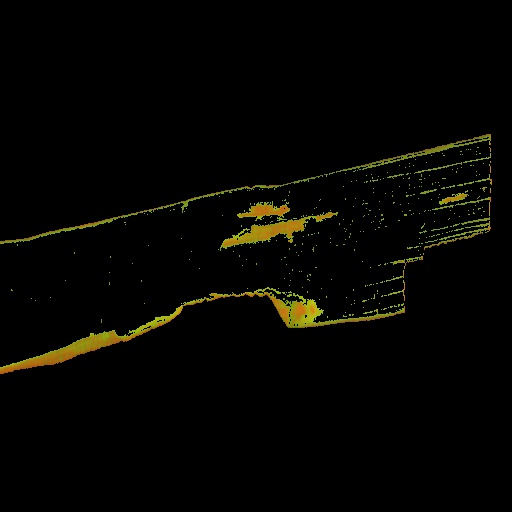
#> input picture Leaf disease/Bacterial_leaf_blight_seg/(disease)DSC_0365.JPG, 512 x 512 px, given as the content of the folder Leaf disease/Bacterial_leaf_blight_seg/(disease)DSC_0365.JPG, which was not available
$ python -i demo_data.py   (imports and definitions only)   (older library calls are emulated)
#> lines starting #> are read from the running program, lines starting #| are printed output that depends on the picture; pictures that were not available may be replaced by others from this repository, and a replacement may not be noted
import os
from typing import List

import cv2
import numpy as np
from sklearn.cluster import KMeans
from skimage.feature import greycomatrix, greycoprops
import logging
from tqdm import tqdm
import pandas as pd

# [1 line not run here, left out]

seg_folder: List[str] = ["Bacterial_leaf_blight_seg", "Brown_spot_seg", "leaf_smut_seg"]


class Data(object):
    def __init__(self, path):
        """
        Initialization
        :param path:
        """
        self.path = path
        self.contrast = []
        self.dissimilarity = []
        self.homogeneity = []
        self.ASM = []
        self.energy = []
        self.data = {}

    def rgb_to_hsv(self, image):
        """
        Takes an RGB Image and converts it into HSV Image
        :param image:
        :return HSV Image:
        """
        return cv2.cvtColor(image, cv2.COLOR_BGR2HSV)

    # [57 lines left out: functions seperate_cluster, glcm, not called in this run]

    # TODO: Try different classification techniques

    def recreate_image(self, codebook, labels, w, h):
        """Recreate the (compressed) image from the code book & labels"""
        d = codebook.shape[1]
        image = np.zeros((w, h, d))
        label_idx = 0
        for i in range(w):
            for j in range(h):
                image[i][j] = codebook[labels[label_idx]]
                label_idx += 1
        cv2.imshow("image", image)
        cv2.waitKey(0)
        exit(0)
        return image

    def segment_and_store(self):
        """
        Segments the image and stores it in corresponding directory
        """
        for i, folder in enumerate(os.listdir(self.path)):
            print(folder)
            for file in tqdm(os.listdir(os.path.join(self.path, folder))):

                if os.path.exists(
                    os.path.join(self.path, seg_folder[i] + f"\\(disease){file}")
                ) or folder.endswith("seg"):
                    logging.info("[Segmented Image Already Exists] in " + f"{folder}")
                else:
                    print(os.path.join(self.path, folder + f"\\{file}"))
                    image = cv2.imread(
                        os.path.join(self.path, folder + f"\\{file}")
                    ).astype("uint8")
#> image is the input picture: shape (512, 512, 3); mean B, G, R 1.8, 4.8, 5.1
                    image = cv2.resize(image, (512, 512))
                    # image = image.reshape((-1, 3))

                    hsv_image = self.rgb_to_hsv(image).reshape(
                        (-1, 3)
                    )  # TODO: Handle image conversion to hsv errors
#> in rgb_to_hsv, `return cv2.cvtColor(image, cv2.COLOR_BGR2HSV)`: returned value: shape (512, 512, 3); mean H, S, V 10.5, 38.9, 5.6
                    kmeans = KMeans(n_clusters=4, random_state=0).fit(
                        hsv_image
                    )  # TODO: KMeans Elbow method and #
                    # Dendrogram
                    w, h, d = tuple(image.shape)
#> w = 512; h = 512; d = 3
                    self.recreate_image(kmeans.cluster_centers_, kmeans.labels_, w, h)
#> after the loop in recreate_image, `for i in range(w):`:
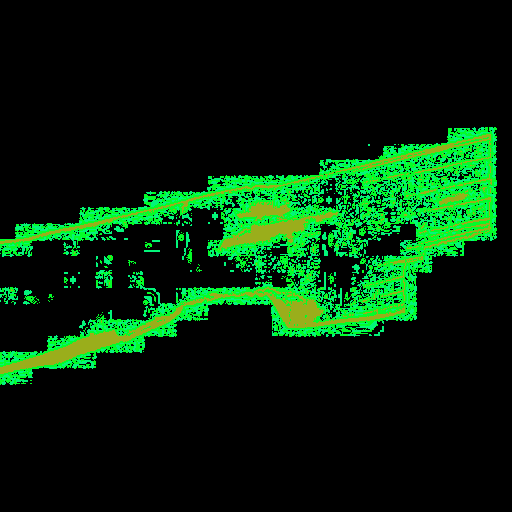
#> image: shape (512, 512, 3) float64; mean of channels 0, 1, 2 10.5, 38.9, 5.6; drawn as B, G, R
#> in recreate_image, `cv2.imshow("image", image)`:
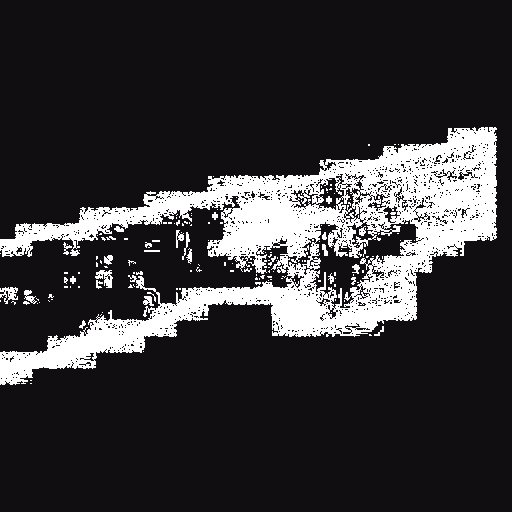
#> window 'image': shape (512, 512, 3); mean B, G, R 55.4, 53.7, 55.4
                    print(kmeans.labels_)
                    segmented_image = self.seperate_cluster(
                        hsv_image.reshape(image.shape), kmeans.labels_
                    )
                    # cv2.imwrite(os.path.join(self.path, seg_folder[i] + f'\\(disease){file}'), segmented_image)
                    logging.info(
                        "[SAVED] {0}".format(
                            os.path.join(
                                self.path, seg_folder[i] + f"\\(disease){file}"
                            )
                        )
                    )


# [4 lines not run here, left out]
    # data.glcm()

>>> result = Data('../Leaf disease/Bacterial_leaf_blight_seg/(disease)DSC_0365.JPG').segment_and_store()
#> (the program exits here)

$ run again, on Leaf disease/Bacterial_leaf_blight_seg/(disease)DSC_0372.JPG
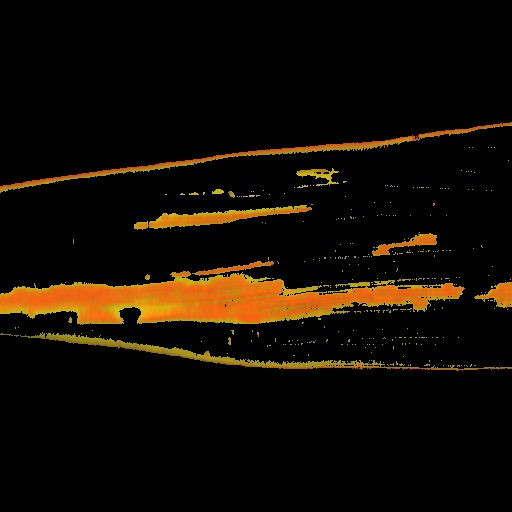
#> input picture Leaf disease/Bacterial_leaf_blight_seg/(disease)DSC_0372.JPG, 512 x 512 px, given as the content of the folder Leaf disease/Bacterial_leaf_blight_seg/(disease)DSC_0372.JPG, which was not available
#> in segment_and_store, image is the input picture: shape (512, 512, 3); mean B, G, R 3.2, 11.7, 18.8
#> after the loop in recreate_image, `for i in range(w):`:
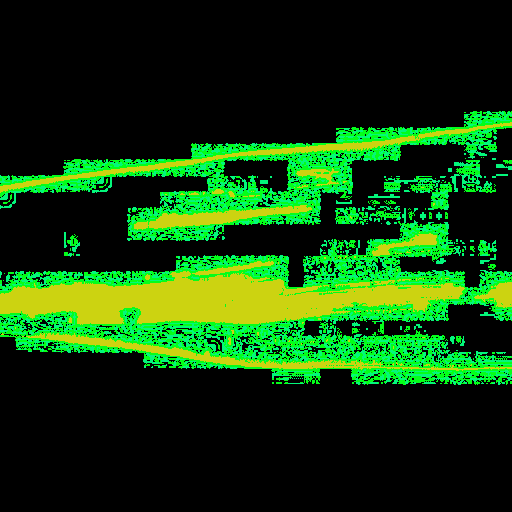
#> image: shape (512, 512, 3) float64; mean of channels 0, 1, 2 12.7, 63.2, 19; drawn as B, G, R
#> in recreate_image, `cv2.imshow("image", image)`:
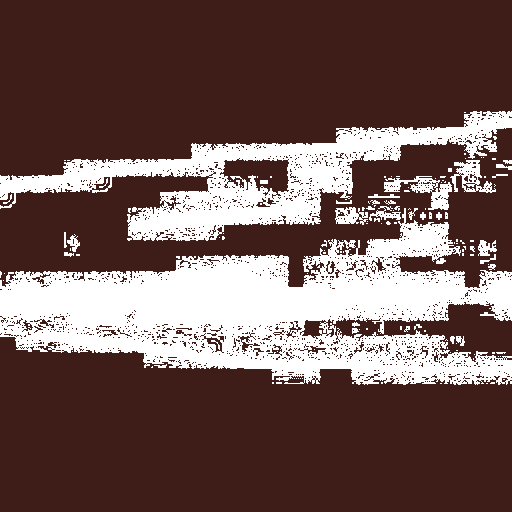
#> window 'image': shape (512, 512, 3); mean B, G, R 84.5, 88.2, 113.1

$ run again, on Leaf disease/Bacterial_leaf_blight_seg/(disease)DSC_0373.JPG
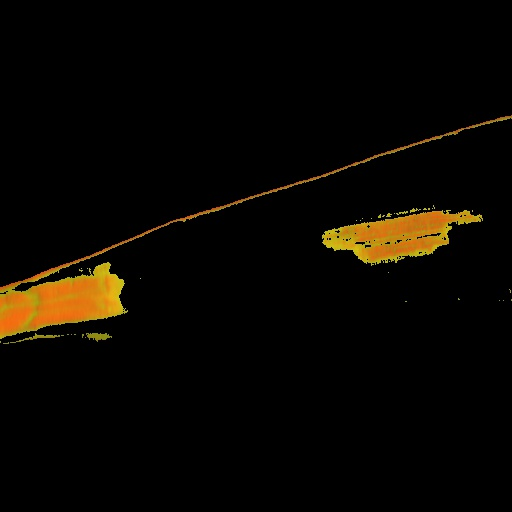
#> input picture Leaf disease/Bacterial_leaf_blight_seg/(disease)DSC_0373.JPG, 512 x 512 px, given as the content of the folder Leaf disease/Bacterial_leaf_blight_seg/(disease)DSC_0373.JPG, which was not available
#> in segment_and_store, image is the input picture: shape (512, 512, 3); mean B, G, R 1.4, 6.4, 9.4
#> after the loop in recreate_image, `for i in range(w):`:
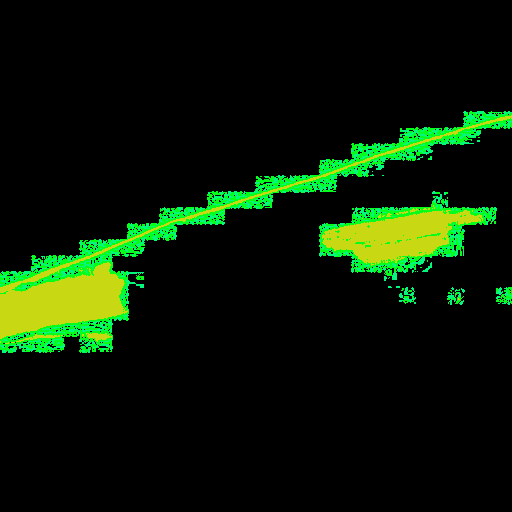
#> image: shape (512, 512, 3) float64; mean of channels 0, 1, 2 4.6, 25.2, 9.5; drawn as B, G, R
#> in recreate_image, `cv2.imshow("image", image)`:
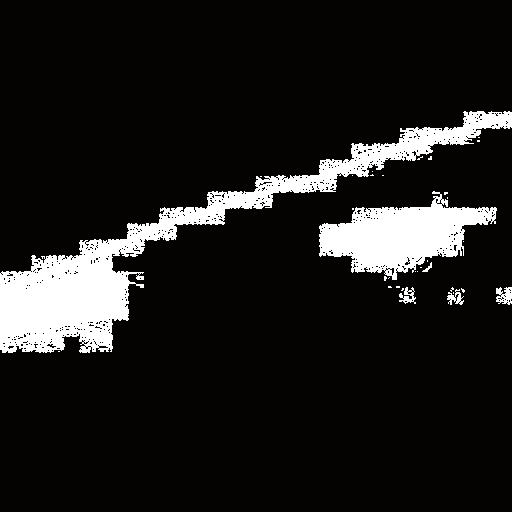
#> window 'image': shape (512, 512, 3); mean B, G, R 28.9, 29.8, 31.6

$ run again, on Leaf disease/Bacterial_leaf_blight_seg/(disease)DSC_0374.JPG
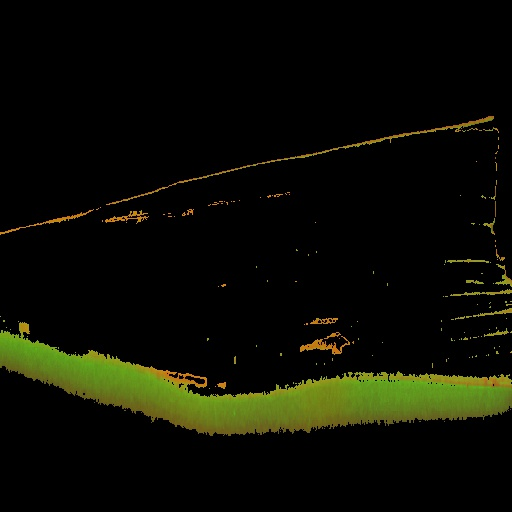
#> input picture Leaf disease/Bacterial_leaf_blight_seg/(disease)DSC_0374.JPG, 512 x 512 px, given as the content of the folder Leaf disease/Bacterial_leaf_blight_seg/(disease)DSC_0374.JPG, which was not available
#> in segment_and_store, image is the input picture: shape (512, 512, 3); mean B, G, R 3.6, 13, 11.5
#> after the loop in recreate_image, `for i in range(w):`:
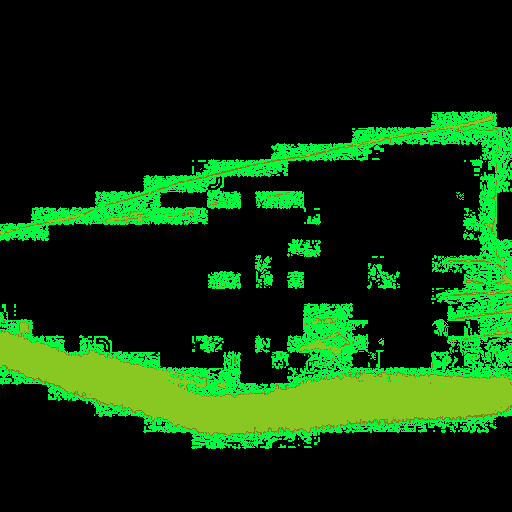
#> image: shape (512, 512, 3) float64; mean of channels 0, 1, 2 11.9, 51.7, 13.9; drawn as B, G, R
#> in recreate_image, `cv2.imshow("image", image)`:
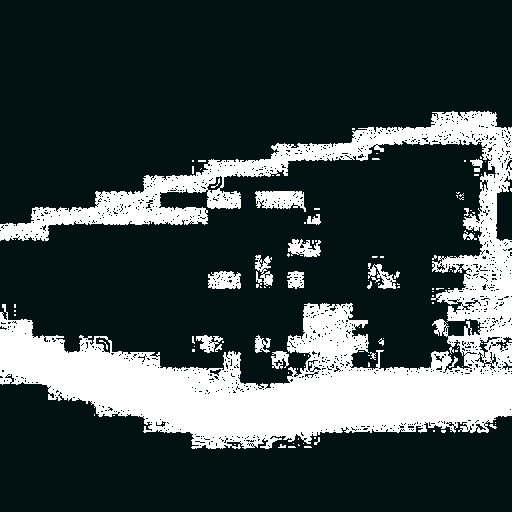
#> window 'image': shape (512, 512, 3); mean B, G, R 72.2, 71.5, 59.9
